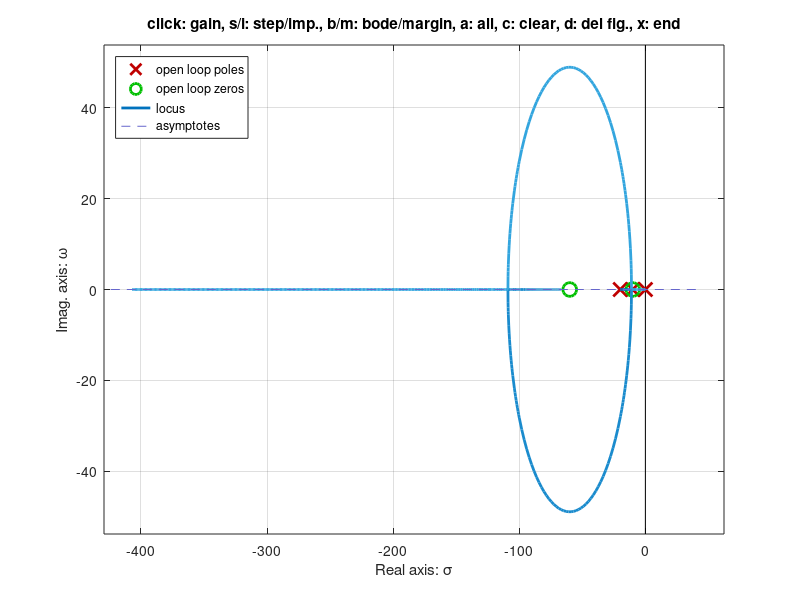

Recreate this plot in MATLAB.
close all; clear all; history -c; clc;
pkg load control;

s = tf('s');
G5 = 20*(s + 60)/((s + 10)*(s + 20));
% Se añade un compensador PI para cancelar el polo dominante:
Ti = 1/10;
PI = (s + 1/Ti)/s;

% Para un sobrepasamiento máximo del 4% corresponde a un cierto valor de psita
% el cual se puede calcular a continuación:
psita = sqrt((log(0.04)^2)/(pi^2 + log(0.04)^2))     % psita = 0.7156
% Se verifica donde coinciden los valores de psita con el LdR mediante el rlocus
rlocus(minreal(PI*G5)); sgrid(psita, [20 40 60 80])

s1 = -48.8 + j*47.7;
G5PI = minreal(G5*PI)
Kp = 1/abs((20*s1 + 1200)/(s1^2 + 20*s1))            % Kp = 3.8802
% Verificamos este resultado mediante el rlocusx():
rlocusx(G5*PI)                                       % Kp = 3.89 aprox.
